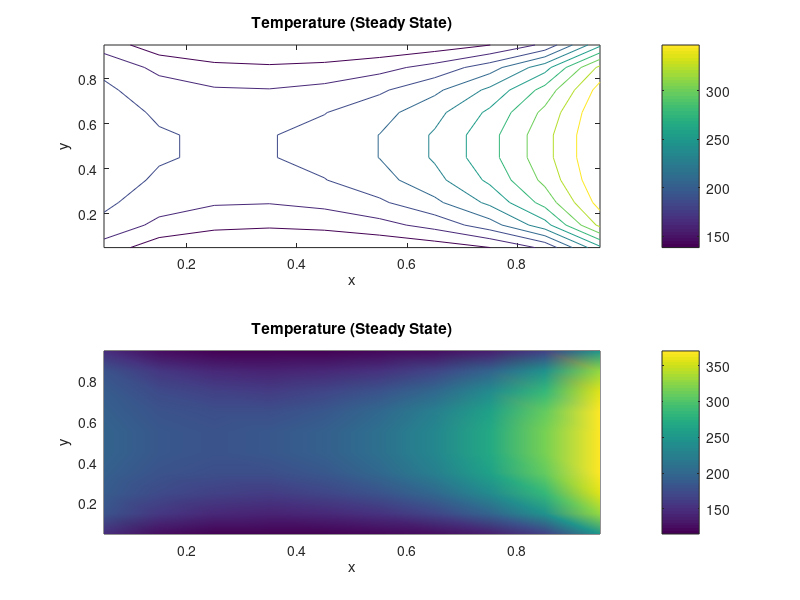
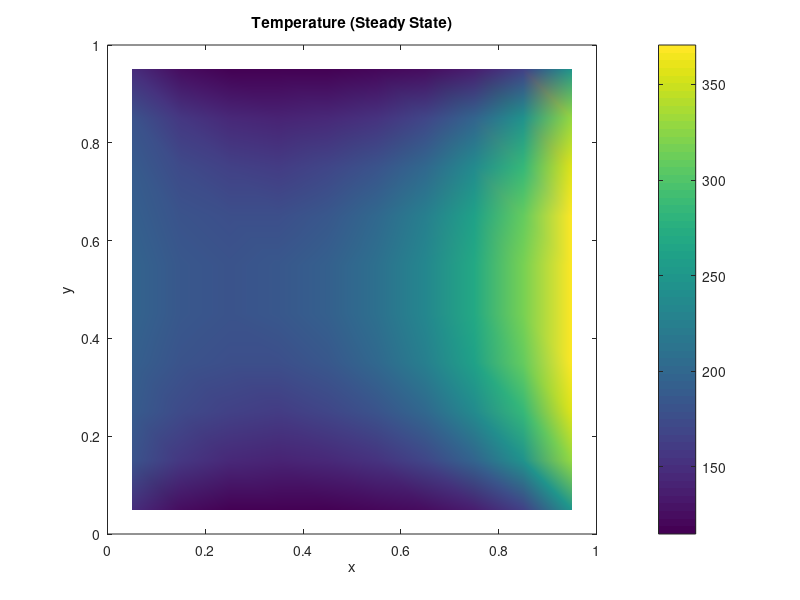

Write MATLAB code to recreate these figures, in order.
%Simulating the steady state heat Diffusion 2D equation  
...by the Finite Volume Method
    
% Governning equation : k*Txx+k*Tyy+S=0; Txx=dT/d^2(x);Tyy=dT/d^2(y);

% The point are discritized as follow grid. e.g a 3*4 grid. Numbers are
% index of point
% 
%     4--8--12
%     |  |   | 
%     3--7--11
%     |  |  |
%     2--6--10
%     |  |  |
%     1--5--9

clear
%%
% -----------------------Setup Parameters----------------------------------
% -----------------------Problem Parameters---------------------------
Lx=1;                % length of x axis is 1m
Ly=1;                % length of y axis is 1m
k=1000;               % Thermal conductivity is 1000W/m/K
T_L=200;               % Temperature of Left    boundary 
T_R=400;               % Temperature of Right   boundary 
T_B=100;               % Temperature of Bottom  boundary 
T_T=100;               % Temperature of Top     boundary 

% -----------------------Solver Parameters---------------------------
Num_node_x=10;        % number of volumes on x direction
Num_node_y=10;        % number of volumes on y direction

%%
% -------Initializing Parameters------
dx=Lx/Num_node_x;
dy=Ly/Num_node_y;
Num_node_total=Num_node_x*Num_node_y;

% -----------------------Initializing -------------------------------
X=zeros(Num_node_total,1);
A=zeros(Num_node_total,Num_node_total);
b=zeros(Num_node_total,1);

% -----------------------F V M------------------------------------------
% Problem to be solved is vector X. It is solved by AX=b. A,b are known.
%--------------------Build Matrix A-------------------------------------
Node_P_index=0;
for i = 1:Num_node_x
    for j = 1:Num_node_y
                
        Node_P_index=Node_P_index+1;        % point index 
        
        P(1,Node_P_index)=dx*(1/2+(i-1));   % P(1,:) is the X cooridnate of points
        P(2,Node_P_index)=dy*(1/2+(j-1));   % P(2,:) is the y cooridnate of points
        P(3,Node_P_index)=Node_P_index;     % P(3,:) is the index of points
        
        Node_W_index=Node_P_index-Num_node_y;   % identify west  neighbour (in a retangular grid)
        Node_E_index=Node_P_index+Num_node_y;   % identify east  neighbour (in a retangular grid)
        Node_S_index=Node_P_index-1;            % identify south neighbour (in a retangular grid)
        Node_N_index=Node_P_index+1;            % identify north neighbour (in a retangular grid)

        a_W=k*dy/dx;                        % set default coefficients which is used for a inner node.
        a_E=k*dy/dx;
        a_S=k*dx/dy;
        a_N=k*dx/dy;
        
        S_PW=0;
        S_PE=0;
        S_PS=0;
        S_PN=0;
        
        if i==1                     % point on the left (next to boundary)
            a_W=0;                  % set coefficient a_W zero
            S_PW=-2*k*dy/dx;        % sources form the west boundary
            Node_W_index=0;         % west neighbour is void 
        end          
        
        if i==Num_node_x            % point on the right
            a_E=0;
            S_PE=-2*k*dy/dx; 
            Node_E_index=0;      
        end         
        
        if j==1                     % point on the bottom
            a_S=0;
            S_PS=-2*k*dx/dy;
            Node_S_index=0;      
        end         
        
        if j==Num_node_y            % point on the top
            a_N=0;
            S_PN=-2*k*dx/dy;
            Node_N_index=0;      
        end          
        
        S_P=S_PW+S_PE+S_PS+S_PN;    
        S_U=-S_PW*T_L-S_PE*T_R-S_PS*T_B-S_PN*T_T;
        a_P=S_P-a_W-a_E-a_S-a_N;

       A(Node_P_index,Node_P_index)=a_P;        % putting coefficients in matrix A
       if Node_W_index~=0   A(Node_P_index,Node_W_index)=a_W;end
       if Node_E_index~=0   A(Node_P_index,Node_E_index)=a_E;end
       if Node_S_index~=0   A(Node_P_index,Node_S_index)=a_S;end
       if Node_N_index~=0   A(Node_P_index,Node_N_index)=a_N;end
       
       b(Node_P_index,1)=-S_U;                  % putting coefficients in matrix b
                
    end
end

%-------------------Solve AX=b----------------------------------------
% X=inv(A)*b;
X=A\b;
% X=linsolve(A,b);    % For better performance


%%
%-------------------Plot----------------------------------------------

Tx=reshape(P(1,:),Num_node_y,Num_node_x);       % Rearrange coordinate
Ty=reshape(P(2,:),Num_node_y,Num_node_x);
T =reshape(X,Num_node_y,Num_node_x);

figure(1)
subplot(2,1,1),contour(Tx,Ty,T),
title('Temperature (Steady State)'),xlabel('x'),ylabel('y'),colorbar,%axis([0,Lx,0,Ly]),%axis equal
subplot(2,1,2),pcolor(Tx,Ty,T),shading interp,
title('Temperature (Steady State)'),xlabel('x'),ylabel('y'),colorbar,%axis([0,Lx,0,Ly]),%axis equal

figure(2)
pcolor(Tx,Ty,T),shading interp,
title('Temperature (Steady State)'),xlabel('x'),ylabel('y'),colorbar,axis([0,Lx,0,Ly]),axis equal;

%%
%------------------Exact Solution------------------------------------

%------------------End-------------------------------------------------



%%
%------------------Backup code-----------------------------------------
% Node_P_index=0;
% for i = 1:Num_node_x
%     for j = 1:Num_node_y
%         
%        a_W=k*A/dx;
%        a_E=k*A/dx;
%        a_S=k*A/dy;
%        a_N=k*A/dy;
%         
%         if i==1                  % point on the left
%             if j==1              % point on the left bottom corner
%                 a_W=0;
%                 a_S=0;                          
%             elseif j==Num_node_y % point on the left top corner
%                 
%             else
%             end
%             
%         elseif i== Num_node_x    % point on the right
%             if j==1              % point on the right bottom corner
%             elseif j==Num_node_y % point on the top top corner
%             else
%             end
%             
%         elseif j==1              % point on the bottom
%             if i==1              % point on the bottom left corner
%             elseif j==Num_node_y % point on the top right corner
%             else
%             end
%             
%         elseif j== Num_node_y    % point on the top
%             if j==1              % point on the top left corner
%             elseif j==Num_node_y % point on the top right corner
%             else
%             end      
%         end     
%         Node_index=Node_index+1;
%     end
% end



    